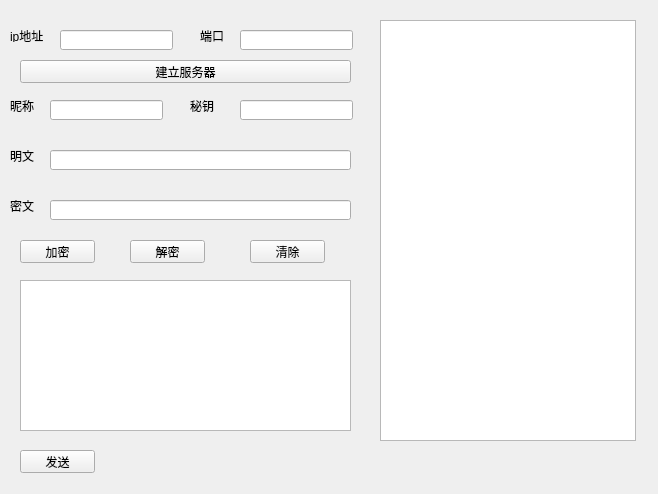
<?xml version="1.0" encoding="UTF-8"?>
<ui version="4.0">
 <class>Form</class>
 <widget class="QWidget" name="Form">
  <property name="geometry">
   <rect>
    <x>0</x>
    <y>0</y>
    <width>658</width>
    <height>494</height>
   </rect>
  </property>
  <property name="windowTitle">
   <string>Form</string>
  </property>
  <widget class="QLineEdit" name="ipAddress">
   <property name="geometry">
    <rect>
     <x>60</x>
     <y>30</y>
     <width>113</width>
     <height>20</height>
    </rect>
   </property>
  </widget>
  <widget class="QLabel" name="label">
   <property name="geometry">
    <rect>
     <x>10</x>
     <y>30</y>
     <width>54</width>
     <height>12</height>
    </rect>
   </property>
   <property name="text">
    <string>ip地址</string>
   </property>
  </widget>
  <widget class="QLabel" name="label_2">
   <property name="geometry">
    <rect>
     <x>200</x>
     <y>30</y>
     <width>54</width>
     <height>12</height>
    </rect>
   </property>
   <property name="text">
    <string>端口</string>
   </property>
  </widget>
  <widget class="QLineEdit" name="port">
   <property name="geometry">
    <rect>
     <x>240</x>
     <y>30</y>
     <width>113</width>
     <height>20</height>
    </rect>
   </property>
  </widget>
  <widget class="QTextBrowser" name="textFromClient">
   <property name="geometry">
    <rect>
     <x>380</x>
     <y>20</y>
     <width>256</width>
     <height>421</height>
    </rect>
   </property>
  </widget>
  <widget class="QPushButton" name="pushButton">
   <property name="geometry">
    <rect>
     <x>20</x>
     <y>60</y>
     <width>331</width>
     <height>23</height>
    </rect>
   </property>
   <property name="text">
    <string>建立服务器</string>
   </property>
  </widget>
  <widget class="QLabel" name="label_3">
   <property name="geometry">
    <rect>
     <x>10</x>
     <y>100</y>
     <width>54</width>
     <height>12</height>
    </rect>
   </property>
   <property name="text">
    <string>昵称</string>
   </property>
  </widget>
  <widget class="QLineEdit" name="name">
   <property name="geometry">
    <rect>
     <x>50</x>
     <y>100</y>
     <width>113</width>
     <height>20</height>
    </rect>
   </property>
  </widget>
  <widget class="QLabel" name="label_4">
   <property name="geometry">
    <rect>
     <x>190</x>
     <y>100</y>
     <width>54</width>
     <height>12</height>
    </rect>
   </property>
   <property name="text">
    <string>秘钥</string>
   </property>
  </widget>
  <widget class="QLineEdit" name="password">
   <property name="geometry">
    <rect>
     <x>240</x>
     <y>100</y>
     <width>113</width>
     <height>20</height>
    </rect>
   </property>
  </widget>
  <widget class="QLabel" name="label_5">
   <property name="geometry">
    <rect>
     <x>10</x>
     <y>150</y>
     <width>54</width>
     <height>12</height>
    </rect>
   </property>
   <property name="text">
    <string>明文</string>
   </property>
  </widget>
  <widget class="QLineEdit" name="plainText">
   <property name="geometry">
    <rect>
     <x>50</x>
     <y>150</y>
     <width>301</width>
     <height>20</height>
    </rect>
   </property>
  </widget>
  <widget class="QLabel" name="label_6">
   <property name="geometry">
    <rect>
     <x>10</x>
     <y>200</y>
     <width>54</width>
     <height>12</height>
    </rect>
   </property>
   <property name="text">
    <string>密文</string>
   </property>
  </widget>
  <widget class="QLineEdit" name="cipherText">
   <property name="geometry">
    <rect>
     <x>50</x>
     <y>200</y>
     <width>301</width>
     <height>20</height>
    </rect>
   </property>
  </widget>
  <widget class="QPushButton" name="buttonEncode">
   <property name="geometry">
    <rect>
     <x>20</x>
     <y>240</y>
     <width>75</width>
     <height>23</height>
    </rect>
   </property>
   <property name="text">
    <string>加密</string>
   </property>
  </widget>
  <widget class="QPushButton" name="buttonDecode">
   <property name="geometry">
    <rect>
     <x>130</x>
     <y>240</y>
     <width>75</width>
     <height>23</height>
    </rect>
   </property>
   <property name="text">
    <string>解密</string>
   </property>
  </widget>
  <widget class="QPushButton" name="buttonClear">
   <property name="geometry">
    <rect>
     <x>250</x>
     <y>240</y>
     <width>75</width>
     <height>23</height>
    </rect>
   </property>
   <property name="text">
    <string>清除</string>
   </property>
  </widget>
  <widget class="QTextEdit" name="textCodec">
   <property name="geometry">
    <rect>
     <x>20</x>
     <y>280</y>
     <width>331</width>
     <height>151</height>
    </rect>
   </property>
  </widget>
  <widget class="QPushButton" name="sendButton">
   <property name="geometry">
    <rect>
     <x>20</x>
     <y>450</y>
     <width>75</width>
     <height>23</height>
    </rect>
   </property>
   <property name="text">
    <string>发送</string>
   </property>
  </widget>
 </widget>
 <resources/>
 <connections/>
</ui>
